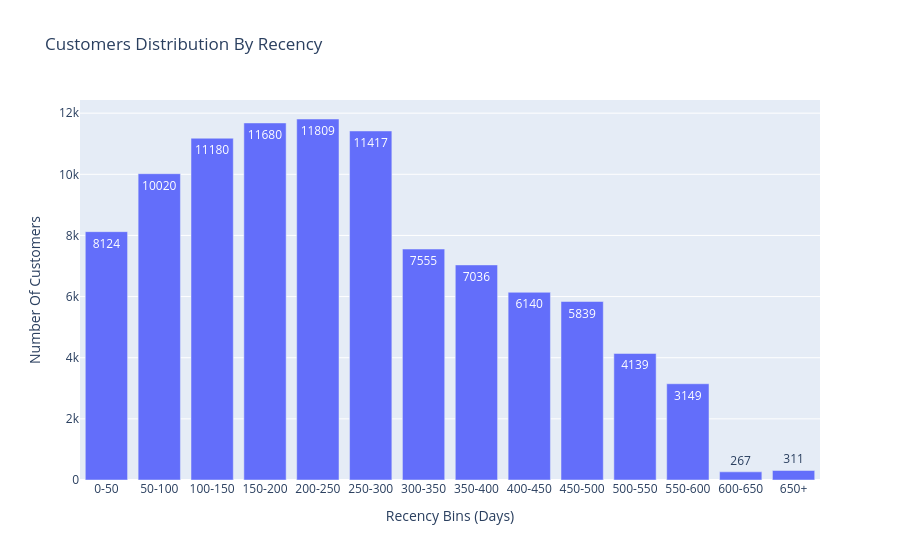

The code cell stored with this chart in its notebook:
### Code cell
display(Markdown(f"""
## Recency Analysis Conclusion:

Recency measures how long it has been since a customer’s **most recent completed purchase.** 

In this analysis:
- Only orders with `delivered` status were considered to ensure revenue realization.
- **Recency** was calculated as the number of days between a customer's latest purchase timestamp and a threshold set as
`DATE(MAX(order_purchase_timestamp), '+10 days')` .i.e. **{recency_table_full['date_threshold'].iloc[0]}**, since the used data is quite old and it wouldn't 
make sense to use the current date.
- Each customer is recorded once using a `WINDOW FUNCTION` using their most recent purchase.

The resulting table `recency_table_full` holds the entire information at a customer level, leaving space for further
segmentation and drill-down when required, `recency_table_full` holds a data of **{recency_table_full.shape[0]}** rows 
and **{recency_table_full.shape[1]}** features, as a glimpse, here is what it looks like: """))
display(recency_table_full.head(5))


display(Markdown(f"""
To better understand the data, `bins` have been created based on the `days_since_last_purchase` to make the analysis 
more effective and in a group level, each bin represents a `50-day inactivity` window,
allowing us to observe customer drop-off patterns over time:
"""))
display(customers_per_bins_labeled_df)

display(Markdown("""
The chart below visualizes the distribution of customers across recency bins, highlighting how customer activity
declines as time since last purchase increases:
"""))
fig.show()

### Figure 1 — Plotly figure (JSON) as saved in the notebook; plotly's stock layout.template omitted (floating-point values rounded to 4 significant figures)
{"data": [{"hovertemplate": "Recency Bins (Days)=%{x}<br>Number Of Customers=%{y}<br>text=%{text}<extra></extra>", "legendgroup": "", "marker": {"color": "#636efa", "pattern": {"shape": ""}}, "name": "", "orientation": "v", "showlegend": false, "text": [8124.0, 10020.0, 11180.0, 11680.0, 11810.0, 11420.0, 7555.0, 7036.0, 6140.0, 5839.0, 4139.0, 3149.0, 267.0, 311.0], "textposition": "auto", "type": "bar", "x": ["0-50", "50-100", "100-150", "150-200", "200-250", "250-300", "300-350", "350-400", "400-450", "450-500", "500-550", "550-600", "600-650", "650+"], "xaxis": "x", "y": [8124, 10020, 11180, 11680, 11809, 11417, 7555, 7036, 6140, 5839, 4139, 3149, 267, 311], "yaxis": "y"}], "layout": {"barmode": "relative", "legend": {"tracegroupgap": 0}, "title": {"text": "Customers Distribution By Recency"}, "xaxis": {"anchor": "y", "domain": [0, 1], "title": {"text": "Recency Bins (Days)"}}, "yaxis": {"anchor": "x", "domain": [0, 1], "title": {"text": "Number Of Customers"}}}}
